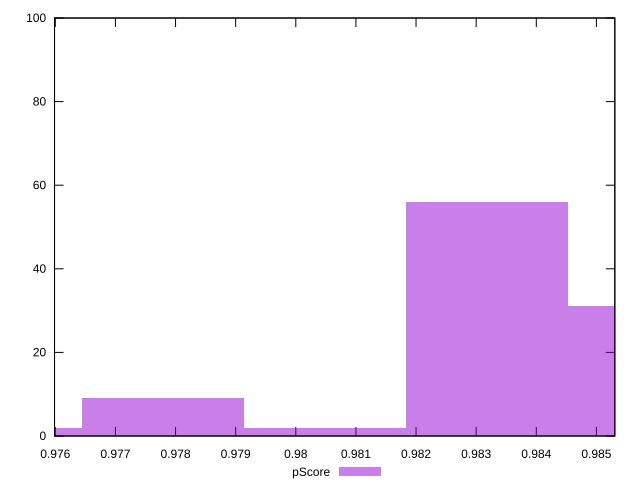

Here is the gnuplot script that generated this plot:
reset

$pScore <<EOF
0.9777865065123134 9
0.9831737599917201 56
0.9858673867314234 31
0.9804801332520167 2
0.97509287977261 2
EOF

set key outside below
set boxwidth 0.0026936267397033426
set xrange [0.9759871545324919:0.9853061344335794]
set yrange [0:100]
set trange [0:100]
set style fill transparent solid 0.5 noborder
set terminal svg size 640, 490 enhanced background rgb 'white'
set output "report_00009_2021-02-08T22-37-41.559Z/first-contentful-paint/samples/pages+cached+noadtech+nomedia+nocss/pScore/histogram.svg"

plot $pScore title "pScore" with boxes

reset
